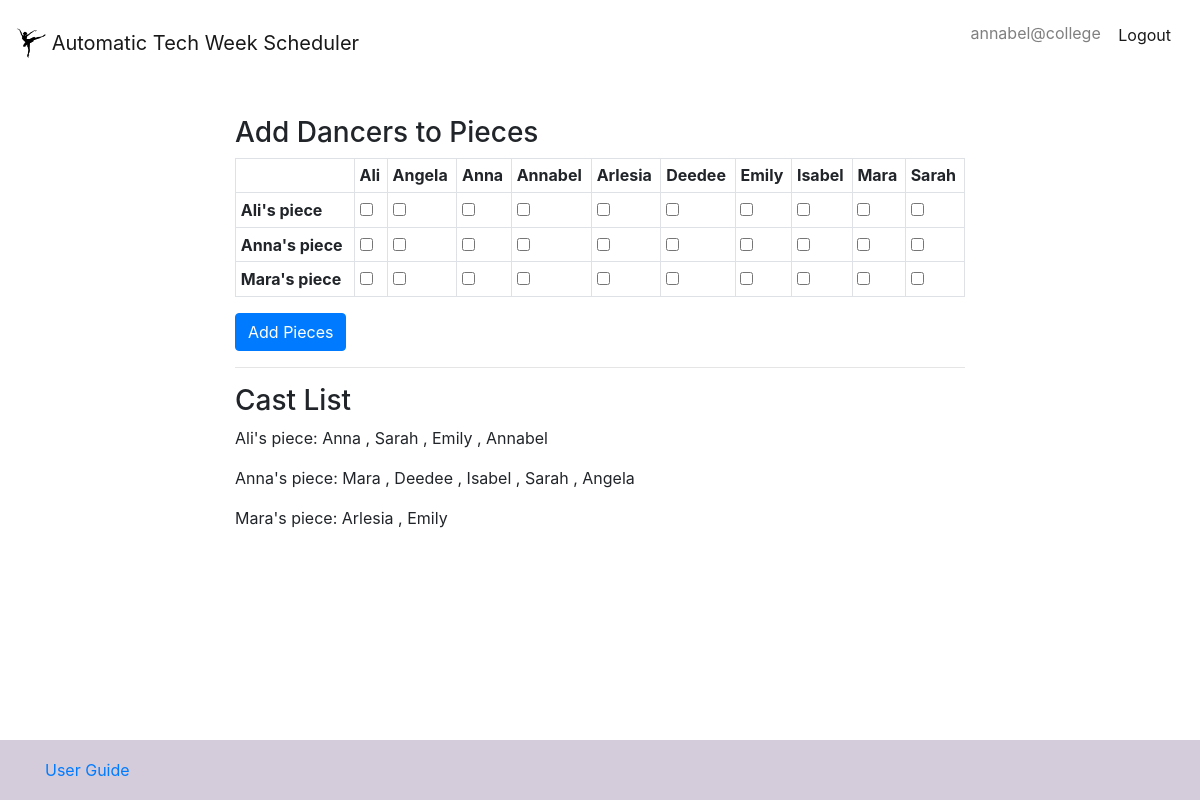
The page /add_pieces (signed in) on the database its author committed.
### user_manager.py (models this page shows)
class _Dancer(_Base):
  __tablename__ = 'dancers'
  id = Column(Integer, primary_key=True)
  username = Column(String)
  firstname = Column(String)
  lastname = Column(String)
  availability = Column(String)
  password = Column(String)
  nonharvard = Column(Boolean)
  choreographer = Column(Boolean)
  dancers = Column(String)

### views.py (the view, shortened to what this page needs)
@app.route("/add_pieces", methods=['GET', 'POST'])
def add_pieces():
  user_id = fk.request.cookies.get('user_id')
  db_list = um.get_user_data_list()
  return fk.render_template('add_pieces.html', cast_list = um.get_castlist(),
    choreographer_list = um.get_choreographers(db_list), dancer_list = db_list, user_name=user_id)

### user_manager.py (called while the page is built)
def search_user(username):
  s = _session()
  try:
    user = s.query(_Dancer).filter_by(username=username).one()
  except:
    return False
  else:
    return user

def get_user_data_list():
  class Dummy:
    def __init__(self, username, firstname, lastname, nonharvard, choreographer, dancers, availability):
      self.username = username
      self.firstname = firstname
      self.lastname = lastname
      self.nonharvard = nonharvard
      self.choreographer = choreographer
      self.dancers = dancers
      self.availability = availability
  s = _session()
  q = s.query(_Dancer)
  db_list = []
  for u in q:
    if u.username != 'harvardballetcompany@gmail.com':
      db_list.append(Dummy(u.username, u.firstname, u.lastname, u.nonharvard, u.choreographer, u.dancers, u.availability))
  return sorted(db_list, key = lambda x: x.firstname)

def get_choreographers(db_list):
  return [x for x in db_list if x.choreographer]

def get_castlist():
  choreographers = get_choreographers(get_user_data_list())
  castlist = {}
  for x in choreographers:
    performers = []
    for p in x.dancers.split(', '):
        performers.append(search_user(p))
    castlist[(x.firstname, x.lastname)] = performers
  return castlist

### templates/add_pieces.html (shortened to what this page needs)
{% extends "base.html" %}
{% block content %}
<h3>Add Dancers to Pieces</h3>
  <form action="/add_pieces", method="post">
  <table class="table table-bordered table-sm">
    <tr>
      <th>&nbsp;</th>
      {% for d in dancer_list %}
      <th scope="col">{{d.firstname}}</th>
      {% endfor %}
    </tr>
    {% for c in choreographer_list %}
      <tr>
        <th scope="row">{{c.firstname}}'s piece</th>
        {% for d in dancer_list %}
        <td>
          <input type="checkbox" name = '{{c.username}},{{d.username}}' value="checked">
        </td>
        {% endfor %}
      </tr>
    {% endfor %}
  </table>
  <input class="btn btn-primary" type="submit" value="Add Pieces">
</form>
<hr>
<h3>Cast List</h3>
{% for c in cast_list %}
  <p>{{c[0]}}'s piece:
    {{cast_list[c][0].firstname}}
    {% for d in cast_list[c][1:]: %}
    , {{d.firstname}}
    {% endfor %}
  </p>
{% endfor %}
{% endblock %}

### templates/base.html (shortened to what this page needs)
<!DOCTYPE html>
<html lang="en">
  <head>
    {% block head %}
    <link href="/static/css/bootstrap.min.css" rel="stylesheet">
    <link href="../static/custom_style.css" rel="stylesheet">
    {% endblock %}
  </head>
  <body>
    <nav class="navbar navbar-light bg-faded navbar-custom">
      <a class="navbar-brand" href="/index">
        <img src="../static/images/ballet.jpg" width="30" height="30" class="d-inline-block align-top" alt="">
        Automatic Tech Week Scheduler
      </a>
      <div class = "nav navbar-nav navbar-right">
        <p class="navbar-text">{{user_name}}
        <a href="/logout" class="btn btn-default navbar-btn"" role="button">Logout</a>
        </p>
      </div>
    </nav>
    <div class="container">
        <div class="row">
          <div class="col-sm-8 col-center">
            {% block content %}{% endblock %}
          </div>
        </div>
    </div>
    <footer class="footer">
      <div class="container">
        <span class="text-muted">
          <a href="/userguide">User Guide</a>
        </span>
      </div>
    </footer>
  </body>
</html>

### static/custom_style.css (style rules this page uses)
html { position: relative; min-height: 100%; }
body { margin-bottom: 60px; }
.col-center { float: none; margin-right: auto; margin-left: auto; }
.footer { position: absolute; bottom: 0; width: 100%; height: 60px; line-height: 60px; background-color: rgb(212, 203, 219); }
.navbar-custom { margin-bottom: 30px; }

### rows shown on the page
_Dancer: username "annabel@college", firstname "Annabel"
_Dancer: firstname "Ali"
_Dancer: firstname "Angela"
_Dancer: firstname "Anna"
_Dancer: firstname "Arlesia"
_Dancer: firstname "Deedee"
_Dancer: firstname "Emily"
_Dancer: firstname "Isabel"
_Dancer: firstname "Mara"
_Dancer: firstname "Sarah"
